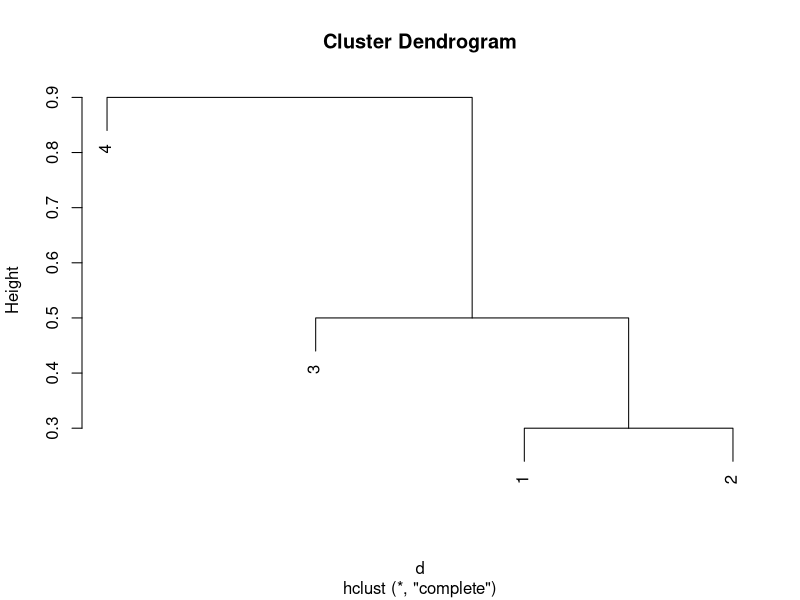
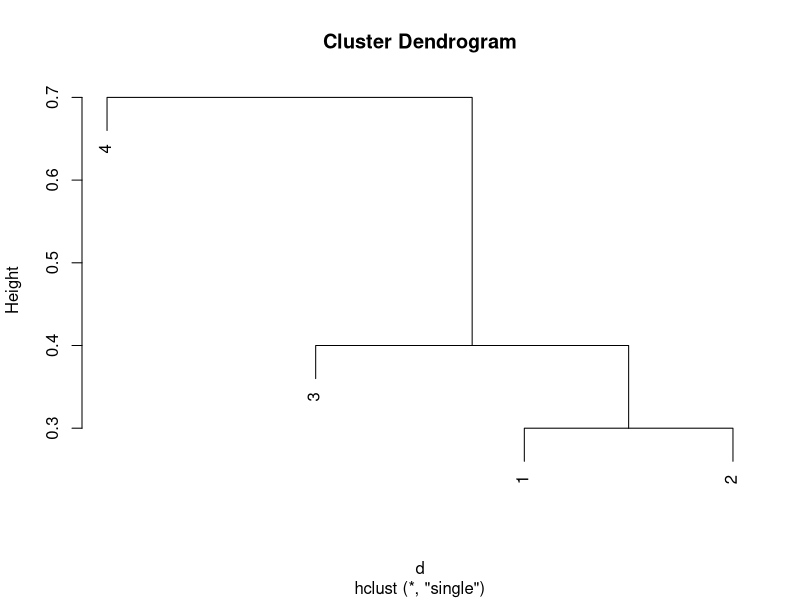

Generate these figures, in order, with R:

#Question 6.

d = as.dist(matrix(c(0, 0.3, 0.4, 0.7, 
                     0.3, 0, 0.5, 0.8,
                     0.4, 0.5, 0.0, 0.9,
                     0.7, 0.8, 0.9, 0.0), nrow = 4))
plot(hclust(d, method = "complete"))

## Answer for 6.1: We got clusters (1,2) and (3,4).

plot(hclust(d, method = "single"))